Frame 1 (no input): blank canvas, image omitted
Frame 60 (no input): blank canvas, image omitted
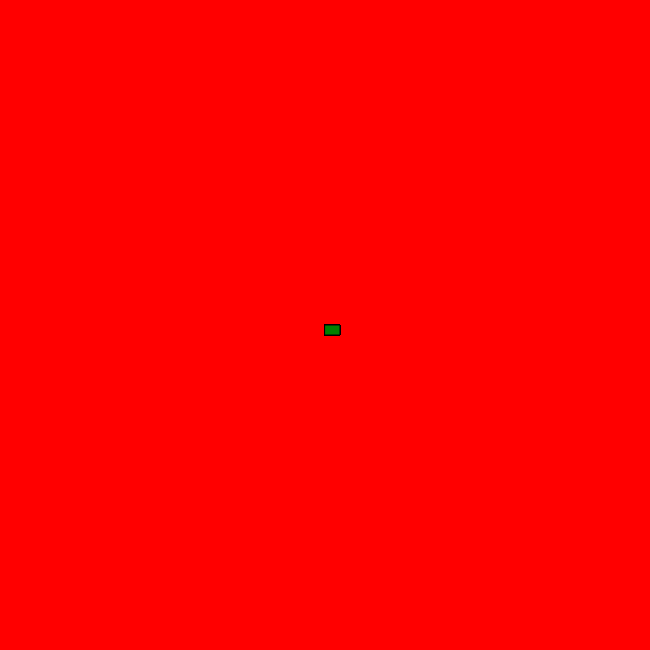
Frame 120 (the mouse pressed at the canvas centre since frame 60)

The p5.js sketch whose frames 1 and 60 were blank and that drew this single picture after the mouse press (run headless with seeded random() and noise() and a simulated clock; from frame 60 on, the mouse is pressed at the canvas centre):

// p5.js sketch
// ── sketch.js
function setup() {
    createCanvas(650, 650);
      background("red");
  }
  
  function draw() {
  
  
    fill("green");
    //console.log(mouseIsPressed);
    if (mouseIsPressed) {
       rect(mouseX, mouseY, 15, 10); 
    }
  }
  
